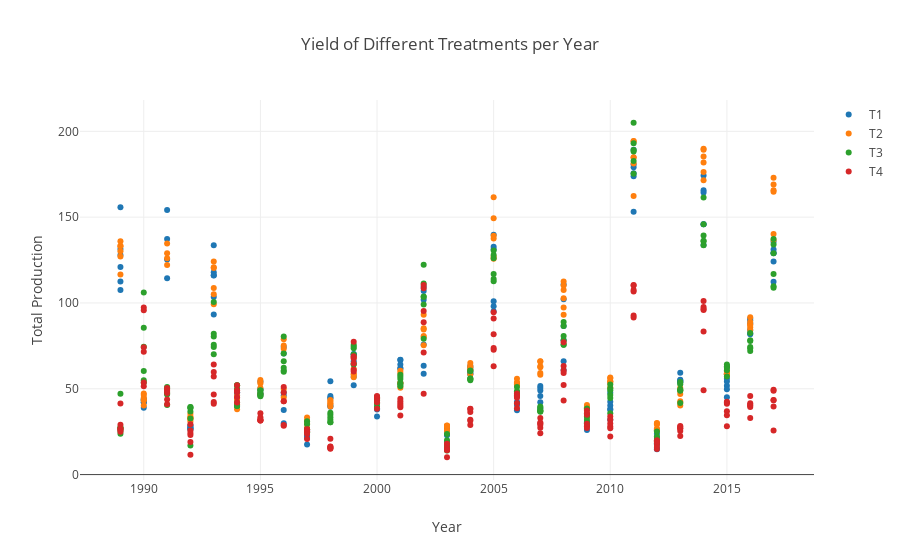

The cell this chart's notebook holds for it:
### Code cell
# Create Scatter Plot
trace1 = go.Scatter(x = T1['Year'], y = T1['Yield_bu_A'], mode = 'markers', name = 'T1')
trace2 = go.Scatter(x = T2['Year'], y = T2['Yield_bu_A'], mode = 'markers', name = 'T2')
trace3 = go.Scatter(x = T3['Year'], y = T3['Yield_bu_A'], mode = 'markers', name = 'T3')
trace4 = go.Scatter(x = T4['Year'], y = T4['Yield_bu_A'], mode = 'markers', name = 'T4')

layout = go.Layout(title='Yield of Different Treatments per Year',
                      xaxis=dict(title ='Year'), 
                       yaxis=dict(title='Total Production')
                  )

data = [trace1, trace2, trace3, trace4]
fig = go.Figure(data=data, layout=layout)
iplot(fig, filename='Scatter-plots')

### Figure 1 — Plotly figure (JSON) as saved in the notebook; plotly's stock layout.template omitted (floating-point values rounded to 4 significant figures; data arrays with more than 128 entries replaced by an {"elided": "..."} marker saying what was removed)
{"data": [{"mode": "markers", "name": "T1", "type": "scatter", "uid": "f90517b9-1775-400e-b861-9a2e240aff36", "x": {"elided": "174 int values"}, "y": {"elided": "174 float values"}}, {"mode": "markers", "name": "T2", "type": "scatter", "uid": "d73b5a14-f4f8-4612-bd5a-4cc8454af821", "x": {"elided": "166 int values"}, "y": {"elided": "166 float values"}}, {"mode": "markers", "name": "T3", "type": "scatter", "uid": "cd53db62-e11d-444b-a256-92fb37917bdd", "x": {"elided": "174 int values"}, "y": {"elided": "174 float values"}}, {"mode": "markers", "name": "T4", "type": "scatter", "uid": "f048eb39-6ae7-4f78-82f9-f033fb6574c5", "x": {"elided": "174 int values"}, "y": {"elided": "174 float values"}}], "layout": {"autosize": true, "title": "Yield of Different Treatments per Year", "xaxis": {"autorange": true, "range": [1987.0, 2019.0], "title": "Year", "type": "linear"}, "yaxis": {"autorange": true, "range": [-5.984, 221.1], "title": "Total Production", "type": "linear"}}}
